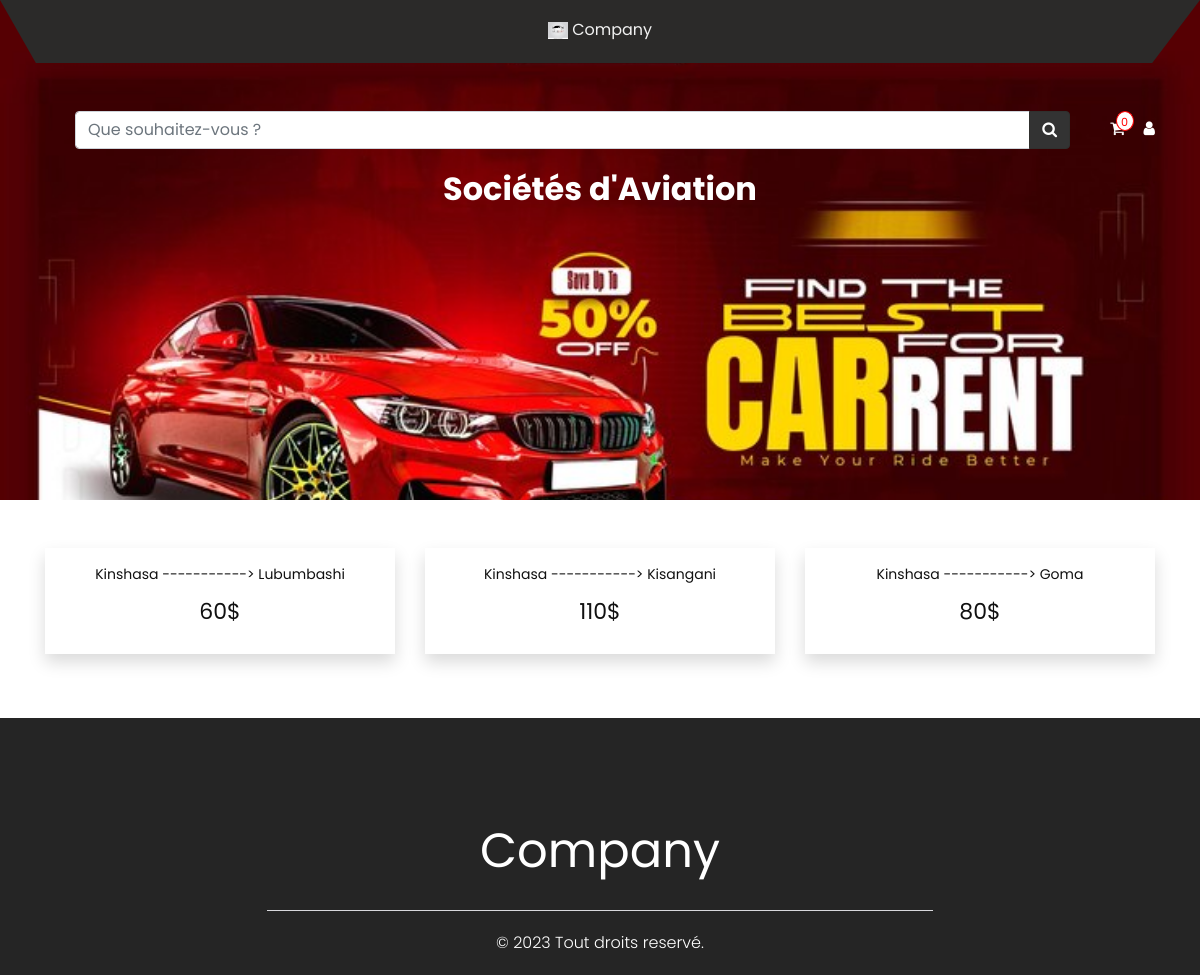
Page /caa/trajets/ on the committed database.
### other/models.py (models this page shows, shortened)
class TrajetVoyage(models.Model):
    societe = models.ForeignKey(SocieteAviation, on_delete=models.CASCADE)
    trajet_id=ShortUUIDField(unique=True, length=20, max_length=30, alphabet='abcdefghijk1234567890')
    depart = models.CharField(max_length=50)
    destination = models.CharField(max_length=50)
    prix = models.PositiveIntegerField()
    date = models.DateTimeField(auto_now_add=True)
    class Meta:
        verbose_name_plural = 'Trajets voyage'

### other/views.py (the view)
# urls.py: path('<str:slug>/trajets/', detail_societe_aviation, name='trajets'),
def detail_societe_aviation(request, slug):
    societe = get_object_or_404(SocieteAviation, slug=slug)
    trajets = TrajetVoyage.objects.filter(societe=societe)
    template_name = 'other/trajet_voyage.html'
    context = {
        'societe': societe,
        'trajets': trajets,
    }
    return render(request, template_name, context)

### home/context_processor.py (called while the page is built, shortened)
def default(request):
    total_amt = 0
    return {
        'cart_data': '',
        'total_cart_items': '',
        'total_amt': total_amt
    }

### templates/other/trajet_voyage.html
{% extends 'home/base.html' %}
{% load static %}
{% block banner %}
<div class="text-center py-3">
    <h4 style="font-size: 2rem; font-weight: 700; color: white;">Sociétés d'Aviation</h4>
</div>
{% endblock %}
{% block content %}
			<div class="row py-5 align-items-center">
				{% for item in trajets %}
				<div class="col-lg-6 col-xl-4 mb-3">
					<div class="shadow text-center p-3">
						<h5>{{item.depart}} -----------> {{item.destination}}</h5>
						<h2>{{item.prix}}$</h2>
					</div>
				</div>
				{% endfor %}
			</div>
{% endblock %}

### static/css/_styless.css (style rules this page uses)
* { box-sizing: border-box !important; transition: ease all 0.5s; }
html { scroll-behavior: smooth; overflow-x: hidden; height: 100%; }
body { color: #666666; font-size: 14px; line-height: 1.80857; font-weight: normal; overflow-x: hidden; font-family: 'Poppins', sans-serif; height: 100%; }
h1, h2, h3, h4, h5, h6 { letter-spacing: 0; font-weight: normal; position: relative; padding: 0 0 10px 0; font-weight: normal; line-height: normal; color: #111111; margin: 0 }
h2 { font-size: 22px }
h4 { font-size: 16px }
h5 { font-size: 14px }
*, *::after, *::before { -webkit-box-sizing: border-box; -moz-box-sizing: border-box; box-sizing: border-box; }

### rows in the picture
TrajetVoyage: depart "Kinshasa", destination "Lubumbashi", prix "60"
TrajetVoyage: depart "Kinshasa", destination "Kisangani", prix "110"
TrajetVoyage: depart "Kinshasa", destination "Goma", prix "80"
